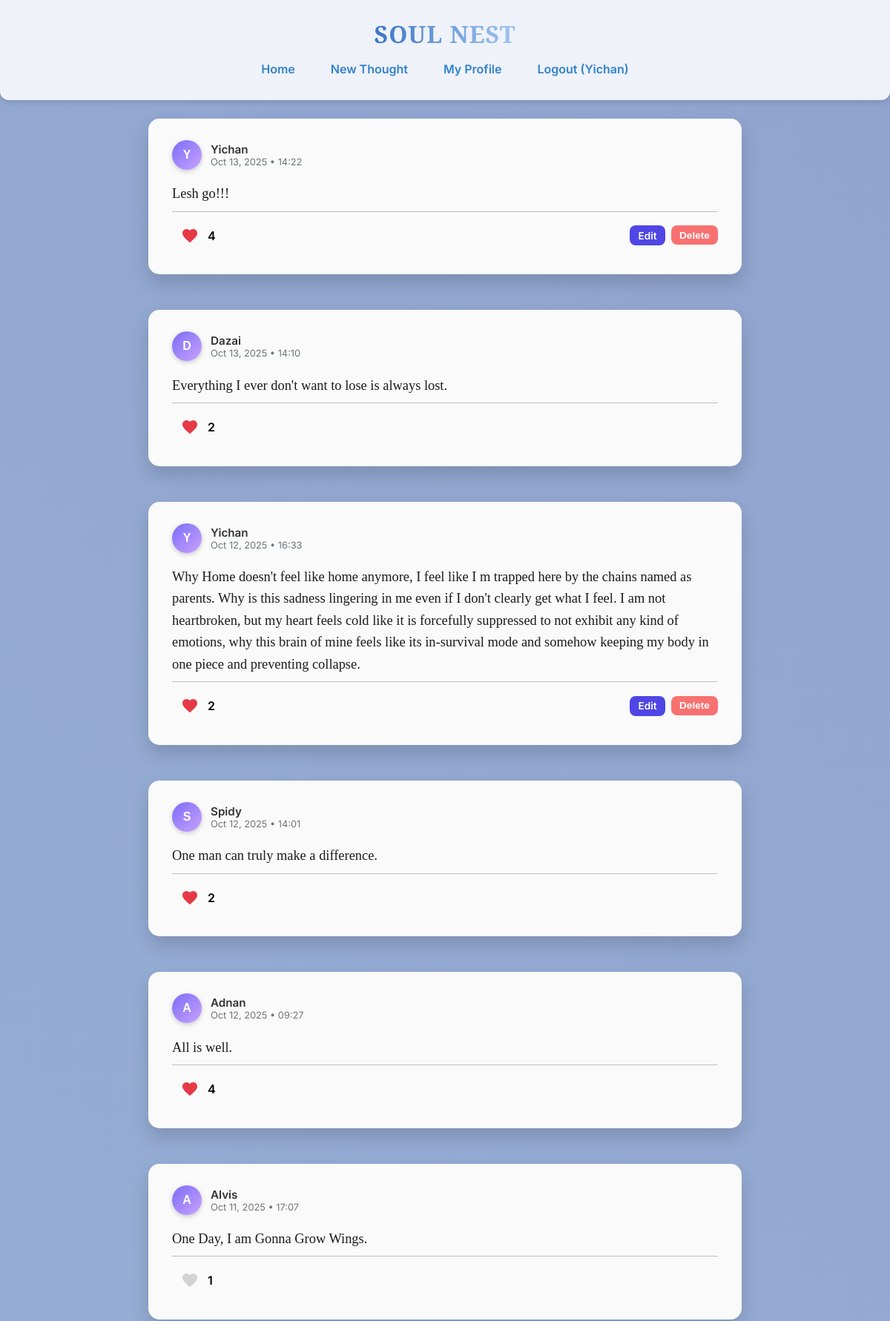
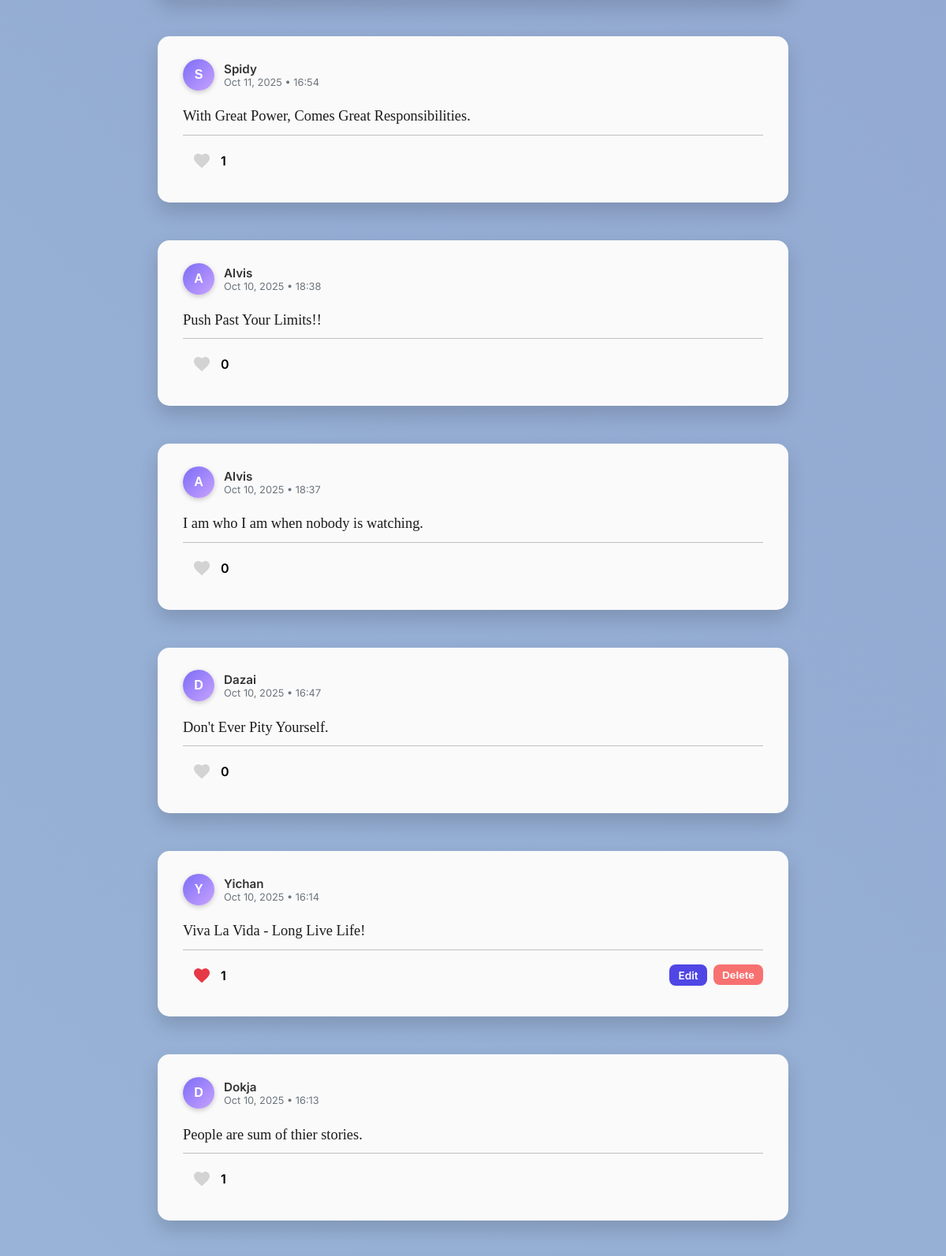
The app's page /thoughts (signed in, upper part) with its own data (2 pictures, top to bottom).
### models.py (models this page shows, shortened)
class User(db.Model, UserMixin):
    id = db.Column(db.Integer, primary_key=True)
    username = db.Column(db.String(80), nullable=False, unique=True)
    password = db.Column(db.String(200), nullable=False)
    liked_thoughts = db.relationship(
        'Thought', secondary='likes',
        back_populates='liked_by', lazy='dynamic'
    )

class Thought(db.Model):
    id = db.Column(db.Integer, primary_key=True)
    content = db.Column(db.Text, nullable=False)
    user_id = db.Column(db.Integer, db.ForeignKey('user.id'), nullable=False)
    timestamp = db.Column(db.DateTime, default=datetime.utcnow)
    mood = db.Column(db.String(50), nullable=True)
    user = db.relationship('User', backref=db.backref('thoughts', lazy=True))  # ✅ Add this
    liked_by = db.relationship(
        'User', secondary='likes',
        back_populates='liked_thoughts', lazy='select'
    )
    def is_liked_by(self, user):
        return user in self.liked_by
    def like_count(self):
        return len(self.liked_by)

### app.py (the view)
@app.route('/thoughts')
@login_required
def thoughts():
    all_thoughts = Thought.query.options(
        joinedload(Thought.user)
    ).order_by(Thought.timestamp.desc()).all()
    return render_template('thoughts.html', thoughts=all_thoughts)

### app.py (called while the page is built)
@login_manager.user_loader
def load_user(user_id):
    return User.query.get(int(user_id))  # Loads user by ID

### templates/thoughts.html (shortened to what this page needs)
{% extends "base.html" %}
{% block content %}
<div class="feed-container" style="display: flex; flex-direction: column; gap: 1.5rem;">
    {% if thoughts %}
        {% for thought in thoughts %}
            <div class="thought-card mood-{{ thought.mood }}" data-aos="fade-up" style="
                padding: 1.8rem 2rem;
                border-radius: 15px;
                /* Background is initially set by CSS in <style> block below */
                box-shadow: 0 12px 25px rgba(0,0,0,0.15);
                transition: transform 0.3s ease, box-shadow 0.3s ease, background 0.4s ease;
            "
            onmouseover="this.style.transform='scale(1.03)'; this.style.boxShadow='0 18px 35px rgba(0,0,0,0.25)';"
            onmouseout="this.style.transform='scale(1)'; this.style.boxShadow='0 12px 25px rgba(0,0,0,0.15)';">
                <div class="thought-header" style="display: flex; align-items: center; gap: 0.75rem; margin-bottom: 0.75rem;">
                    <div style="
                        width: 40px; height: 40px;
                        border-radius: 50%;
                        background: linear-gradient(135deg, #7b6cf6, #c9a3ff);
                        display: flex; align-items: center; justify-content: center;
                        font-weight: 700; color: white;
                        font-family: 'Zalando Sans SemiExpanded', sans-serif;
                        font-size: 1rem; text-transform: uppercase;
                        box-shadow: 0 2px 6px rgba(0,0,0,0.2);
                    ">
                        {{ thought.user.username[0] }}
                    </div>
                    <div>
                        <div style="font-weight: 600; font-size: 0.95rem; color: #333;">
                            {{ thought.user.username }}
                        </div>
                        <div style="font-size: 0.8rem; color: #6c757d;">
                            {{ thought.timestamp.strftime('%b %d, %Y • %H:%M') }}
                        </div>
                    </div>
                </div>
                <p class="thought-content" style="
                    font-family: 'PT Serif', serif;
                    font-size: 1.15rem; color: #1c1c1c; font-weight: 500;
                    line-height: 1.6; margin-bottom: 0.5rem;
                ">
                    {{ thought.content }}
                </p>
                <div style="height:1px; background:#b0aeaec6; margin-top:0.5rem; margin-bottom:0.5rem; width:100%;"></div>
                <div class="thought-footer" style="display: flex; justify-content: space-between; align-items: center;">
                    <div class="like-section" style="display:flex; align-items:center; gap:0.003rem;">
                        <button type="button"
                                class="heart-icon {% if thought.is_liked_by(current_user) %}liked{% endif %}"
                                data-id="{{ thought.id }}"
                                onclick="toggleLike(this)"
                            style="background:none; border:none; cursor:pointer; display:flex; align-items:center; gap:0.2rem;">
                            <svg width="24" height="24" viewBox="0 0 24 24" fill="{% if thought.is_liked_by(current_user) %}#e63946{% else %}#d3d3d3{% endif %}" xmlns="http://www.w3.org/2000/svg">
                                <path d="M12 21.35l-1.45-1.32C5.4 15.36 2 12.28 2 8.5 2 5.42 4.42 3 7.5 3c1.74 0 3.41 0.81 4.5 2.09C13.09 3.81 14.76 3 16.5 3 19.58 3 22 5.42 22 8.5c0 3.78-3.4 6.86-8.55 11.54L12 21.35z"/>
                            </svg>
                        </button>
                        <span id="like-count-{{ thought.id }}" style="font-weight:600;">{{ thought.like_count() }}</span>
                    </div>
                    {% if thought.user_id == current_user.id %}
                        <div style="display:flex; gap:0.5rem;">
                            <a href="{{ url_for('edit_thought', id=thought.id) }}" style="
                                padding:0.35rem 0.7rem; font-size:0.85rem; font-weight:600; border-radius:8px; border:none;
                                background:#4f46e5; color:white; text-decoration:none; cursor:pointer; transition: all 0.3s ease;"
                                onmouseover="this.style.transform='translateY(-2px) scale(1.05)';" onmouseout="this.style.transform='none';">
                                Edit
                            </a>
                            <form action="{{ url_for('delete_thought', id=thought.id) }}" method="POST">
                                <button type="submit" style="
                                    padding:0.35rem 0.7rem; font-size:0.85rem; font-weight:600; border-radius:8px; border:none;
                                    background:#f87171; color:white; cursor:pointer; transition: all 0.3s ease;"
                                    onmouseover="this.style.transform='translateY(-2px) scale(1.05)';" onmouseout="this.style.transform='none';">
                                    Delete
                                </button>
                            </form>
                        </div>
                    {% endif %}
                </div>
            </div>
        {% endfor %}
    {% else %}
        <div class="no-thoughts text-center mt-5">
            <h3 style="font-family: 'PT Serif', serif;">No thoughts yet... 🌱</h3>
            <p style="color: #555;">Share your first thought to start building your soul nest!</p>
        </div>
    {% endif %}
</div>
{% endblock %}

### templates/base.html (shortened to what this page needs)
<!DOCTYPE html>
<html lang="en">
<head>
    <link href="https://unpkg.com/aos@2.3.1/dist/aos.css" rel="stylesheet">
</head>
<body>
    <div class="header" data-aos="fade-down">
        <h1>SOUL NEST</h1>
        <div class="nav-links">
            <a href="{% if current_user.is_authenticated %}{{ url_for('thoughts') }}{% else %}{{ url_for('home') }}{% endif %}">
                Home
            </a>
            {% if current_user.is_authenticated %}
                <a href="{{ url_for('new_thought') }}">New Thought</a>
                <a href="{{ url_for('user_profile', user_id=current_user.id) }}">My Profile</a>
                <a href="{{ url_for('logout') }}">Logout ({{ current_user.username }})</a>
            {% else %}
                <a href="{{ url_for('login') }}">Login</a>
                <a href="{{ url_for('register') }}">Register</a>
            {% endif %}
        </div>
    </div>
    <div class="content container" data-aos="fade-up">
        {% block content %}{% endblock %}
    </div>
</body>
</html>

### templates/base.html (style rules this page uses)
:root { --primary: #3182ce; --primary-light: #e0f2fe; --text-dark: #212529; --text-muted: #6c757d; --bg: #f8f9fa; --card-bg: #ffffff; --card-shadow: 0 4px 6px rgba(0, 0, 0, 0.1); }
body { font-family: 'Inter', sans-serif; margin: 0; background: linear-gradient(45deg, #a8d8ea 0%, #8b97c8 100%); background-size: 400% 400%; animation: gradientShift 15s ease infinite; overflow-x: hidden; }
.container { max-width: 800px; margin: 0 auto; padding: 0 1rem; }
.header { background: rgba(255, 255, 255, 0.85); padding: 1.5rem 0; position: fixed; top: 0; width: 100%; z-index: 1000; display: flex; flex-direction: column; align-items: center; box-shadow: var(--card-shadow); border-radius: 0 0 12px 12px; backdrop-filter: blur(10px); }
.header h1 { margin: 0; text-align: center; font-family: 'Playfair Display', serif; font-size: 2rem; letter-spacing: 1px; background: linear-gradient(90deg, #3A75C7, #A2C4F0); -webkit-background-clip: text; background-clip: text; color: transparent; }
.nav-links { display: flex; justify-content: center; gap: 2rem; margin-top: 0.5rem; }
.nav-links a { color: var(--primary); text-decoration: none; font-weight: 600; position: relative; padding: 0.5rem 0.5rem; transition: all 0.3s ease; }
.nav-links a::after { content: ''; position: absolute; width: 0%; height: 2px; left: 0; bottom: -2px; background: var(--primary); transition: width 0.3s; }
.content { margin-top: 160px; }
.thought-card { background: rgba(255, 255, 255, 0.85); padding: 1.5rem; border-radius: 12px; box-shadow: var(--card-shadow); margin-bottom: 1.5rem; transition: transform 0.3s, box-shadow 0.3s, background 0.3s; }
button { width: 100%; padding: 0.75rem; background-color: var(--primary); color: white; border: none; border-radius: 8px; font-size: 1rem; font-weight: 600; cursor: pointer; }

### templates/thoughts.html (style rules this page uses)
.heart-icon svg { fill: #d3d3d3; width: 24px; height: 24px; display: block; background: transparent; border-radius: 50%; transition: transform 0.2s ease, fill 0.2s ease; }
.heart-icon.liked svg { fill: #e63946; }
.thought-card { background: #fafafa; transition: transform 0.3s ease, box-shadow 0.3s ease, background 0.4s ease; }

### records on screen
User: username "Yichan"
Thought: user "Y", user.username "Yichan", timestamp "Oct 13, 2025 • 14:22", content "Lesh go!!!", like_count "4"
Thought: user "D", user.username "Dazai", timestamp "Oct 13, 2025 • 14:10", content "Everything I ever don't want to lose is always lost.", like_count "2"
Thought: user "Y", user.username "Yichan", timestamp "Oct 12, 2025 • 16:33", content "Why Home doesn't feel like home anymore, I feel like I m trapped here by the chains named as parents. Why is this sadness lingering in me even if I don't clearly get what I feel. I am not heartbroken, but my heart feels cold like it is forcefully suppressed to not exhibit any kind of emotions, why this brain of mine feels like its in-survival mode and somehow keeping my body in one piece and preventing collapse.", like_count "2"
Thought: user "S", user.username "Spidy", timestamp "Oct 12, 2025 • 14:01", content "One man can truly make a difference.", like_count "2"
Thought: user "A", user.username "Adnan", timestamp "Oct 12, 2025 • 09:27", content "All is well.", like_count "4"
Thought: user "A", user.username "Alvis", timestamp "Oct 11, 2025 • 17:07", content "One Day, I am Gonna Grow Wings.", like_count "1"
Thought: user "S", user.username "Spidy", timestamp "Oct 11, 2025 • 16:54", content "With Great Power, Comes Great Responsibilities.", like_count "1"
Thought: user "A", user.username "Alvis", timestamp "Oct 10, 2025 • 18:38", content "Push Past Your Limits!!", like_count "0"
Thought: user "A", user.username "Alvis", timestamp "Oct 10, 2025 • 18:37", content "I am who I am when nobody is watching.", like_count "0"
Thought: user "D", user.username "Dazai", timestamp "Oct 10, 2025 • 16:47", content "Don't Ever Pity Yourself.", like_count "0"
Thought: user "Y", user.username "Yichan", timestamp "Oct 10, 2025 • 16:14", content "Viva La Vida - Long Live Life!", like_count "1"
Thought: user "D", user.username "Dokja", timestamp "Oct 10, 2025 • 16:13", content "People are sum of thier stories.", like_count "1"
